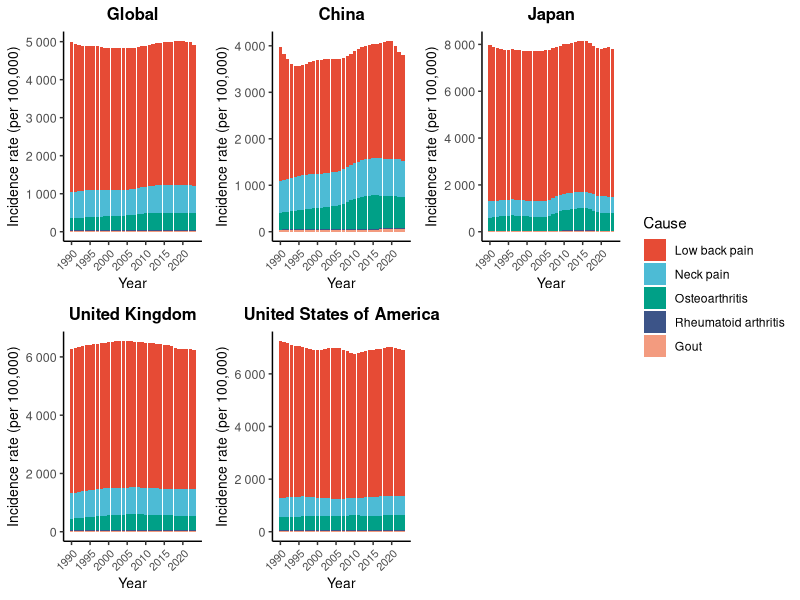

R code for this plot:
library(tidyverse)
library(scales)
library(ggsci)
library(patchwork)
library(cowplot)

setwd("D:\\R\\Musculoskeletal Disorders")
df <- read.csv("data1.csv", header = TRUE)

# ----- 基础过滤：15-49岁女性，Incidence Rate -----
df_base <- df %>% 
  filter(measure_name == "Incidence") %>%
  filter(location_id %in% c(1, 6, 67, 95, 102)) %>%
  filter(age_id == 24) %>%
  filter(metric_name == "Rate") %>%
  filter(sex_name == "Female")

# ----- 提取除 Other 外的5种疾病（因为 Other 在 Incidence 中无数据）-----
sub_causes <- c("Rheumatoid arthritis", "Osteoarthritis", "Low back pain", 
                "Neck pain", "Gout")   # 注意：不含 Other

df_sub <- df_base %>% 
  filter(cause_name %in% sub_causes)

# ----- 排序：与 Prevalence 图的前5个顺序完全一致 ----
# 直接从 Prevalence 数据中获取顺序（避免重复计算，但这里重新计算以确保一致）
# 使用与 Prevalence 图完全相同的逻辑：按全球2023年患病数降序
order_no_other <- df %>%
  filter(measure_name == "Prevalence",
         location_id == 1,
         year == 2023,
         age_id == 24,
         metric_name == "Number",
         sex_name == "Female",
         cause_name %in% sub_causes) %>%
  group_by(cause_name) %>%
  summarise(total_global_2023 = sum(val)) %>%
  arrange(desc(total_global_2023)) %>%
  pull(cause_name)

# 将因子水平设为该顺序
df_sub$cause_name <- factor(df_sub$cause_name, levels = order_no_other)

# ----- 设置地区顺序（Global, China, USA, UK, Japan）-----
location_order <- c(1, 6, 67, 95, 102)
loc_names <- df_sub %>%
  distinct(location_id, location_name) %>%
  arrange(match(location_id, location_order)) %>%
  pull(location_name)

df_sub <- df_sub %>%
  mutate(location_name = factor(location_name, levels = loc_names))

# 检查是否有全部为0的疾病（一般不会，但以防万一，不做剔除，仅保留）
# 如果有全零，但因子水平保留，图例仍会显示（但数据为0不会出现条块）

# ----- 定义统一的主题（子图不显示图例，x轴标签旋转45度）-----
my_theme <- theme_classic() +
  theme(
    axis.title = element_text(size = 10),
    axis.text = element_text(size = 9),
    axis.text.x = element_text(angle = 45, hjust = 1, vjust = 1, size = 8),
    legend.position = "none",
    plot.title = element_text(size = 12, hjust = 0.5, face = "bold"),
    plot.margin = margin(5, 5, 5, 5)
  )

# ----- 为每个地区单独绘图（堆叠条形图）-----
plots <- list()
for (i in seq_along(loc_names)) {
  loc <- loc_names[i]
  
  # 纵轴标签精简
  y_label <- "Incidence rate (per 100,000)"
  
  p <- df_sub %>%
    filter(location_name == loc) %>%
    ggplot(aes(x = year, y = val, fill = cause_name)) +
    geom_bar(stat = "identity", position = "stack") +
    my_theme +
    labs(x = "Year", y = y_label) +
    scale_x_continuous(breaks = seq(1990, 2020, by = 5)) +
    scale_y_continuous(labels = label_number(accuracy = 1)) +
    scale_fill_npg(name = "Cause") +   # 颜色自动按因子顺序分配，与前5个一致
    ggtitle(loc)
  plots[[loc]] <- p
}

# ----- 提取共享图例 -----
legend_plot <- df_sub %>%
  ggplot(aes(x = year, y = val, fill = cause_name)) +
  geom_bar(stat = "identity", position = "stack") +
  scale_fill_npg(name = "Cause")
legend <- cowplot::get_legend(legend_plot)

# ----- 拼图布局：2行3列，右下角空白占位-----
blank_plot <- plot_spacer()
design <- "
  ABC
  DEF
"
combined <- wrap_plots(A = plots[[1]], B = plots[[2]], C = plots[[3]],
                       D = plots[[4]], E = plots[[5]], F = blank_plot,
                       design = design) +
  plot_annotation(theme = theme(plot.margin = margin())) &
  theme(plot.title = element_text(size = 12, hjust = 0.5))

final_plot <- combined + 
  plot_layout(guides = "collect") & 
  theme(legend.position = "right")

# ----- 保存为PDF -----
ggsave("Incidence_rate_stack_5causes.pdf", final_plot, 
       width = 14, height = 9, dpi = 300, device = cairo_pdf)
